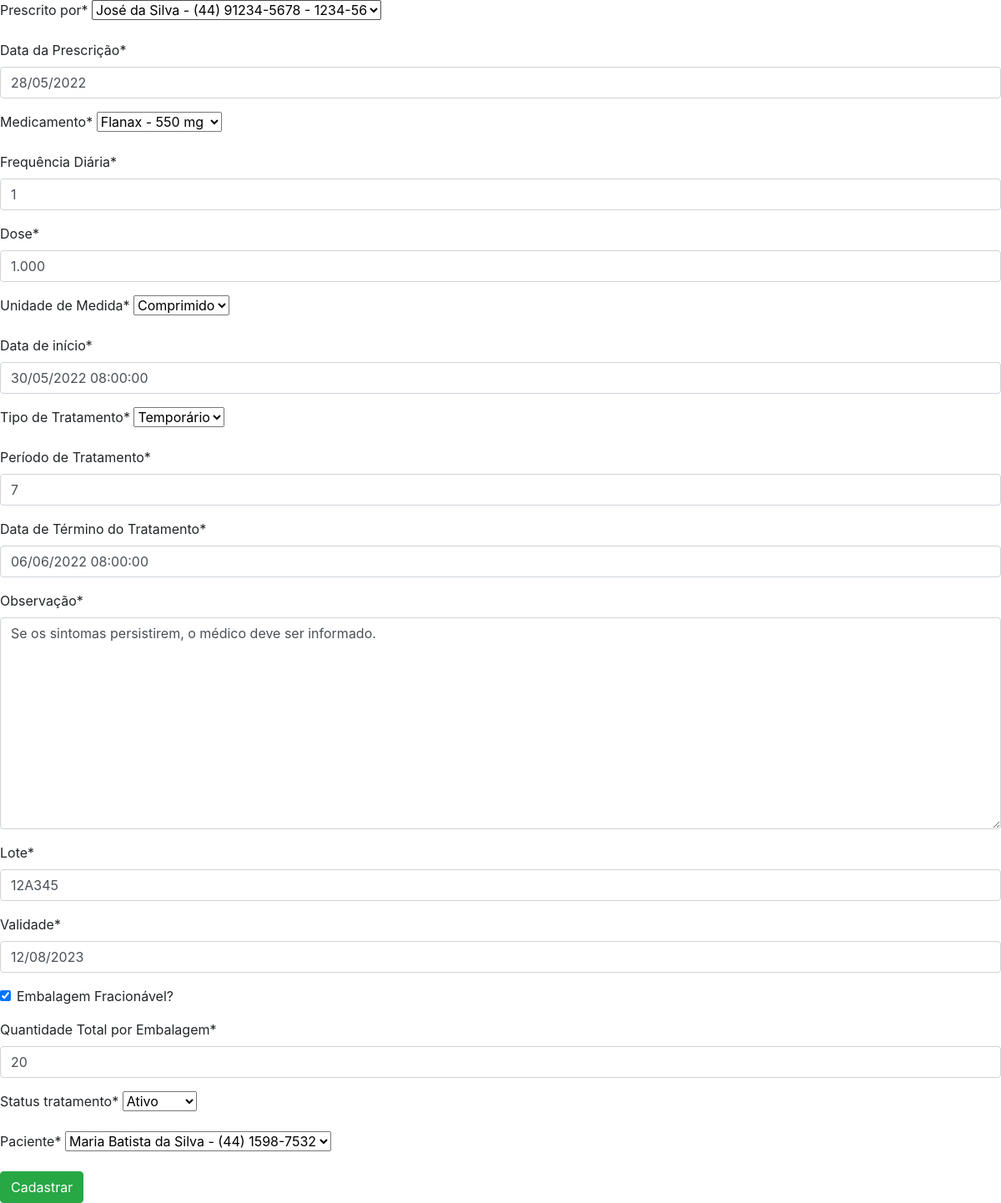
Page /atualizar/tratamento/2/ on the committed database.
### cadastros/models.py (models this page shows, shortened)
class Tratamento(models.Model):
    UNIDADE_MEDIDA = [
        ('gt', 'Gota'),
        ('ml', 'ml'),
        ('cpm', 'Comprimido'),
    ]
    TIPO_TRATAMENTO = [
        ('cont', 'Contínuo'),
        ('temp', 'Temporário')
    ]
    STATUS_TRATAMENTO = [
        ('A', 'Ativo'),
        ('I', 'Inativo')
    ]
    prescrito_por = models.ForeignKey(ProfissionalSaude, on_delete=models.PROTECT)
    data_prescricao = models.DateField(verbose_name='Data da Prescrição')
    medicamento = models.ForeignKey(Medicamento, on_delete=models.PROTECT)
    frequencia_diaria = models.IntegerField(verbose_name='Frequência Diária')
    horarios_diarios = models.CharField(max_length=255, verbose_name='Horários Diários')
    dose = models.DecimalField(max_digits=7, decimal_places=3)
    unidade_medida = models.CharField(max_length=100, verbose_name='Unidade de Medida', choices=UNIDADE_MEDIDA)
    data_inicio = models.DateTimeField(verbose_name='Data de início')
    tipo_tratamento = models.CharField(max_length=50, verbose_name='Tipo de Tratamento', choices=TIPO_TRATAMENTO)
    periodo_tratamento = models.IntegerField(verbose_name='Período de Tratamento')
    data_fim = models.DateTimeField(verbose_name='Data de Término do Tratamento')
    observacao = models.TextField(verbose_name='Observação')
    lote = models.CharField(max_length=50)
    validade = models.DateField()
    embalagem_fracionavel = models.BooleanField(verbose_name='Embalagem Fracionável?')
    quantidade_total_embalagem = models.IntegerField(verbose_name='Quantidade Total por Embalagem')
    amostra_gratis = models.BooleanField(verbose_name='Amostra Grátis')
    status_tratamento = models.CharField(max_length=50, choices=STATUS_TRATAMENTO)
    paciente = models.ForeignKey(Paciente, on_delete=models.PROTECT)
    cadastrado_em = models.DateTimeField(auto_now_add=True)
    atualizado_em = models.DateTimeField(auto_now=True)

### cadastros/views.py (the view)
# urls.py: path('atualizar/tratamento/<int:pk>/', TratamentoUpdate.as_view(), name='atualizar-tratamento'),
class TratamentoUpdate(UpdateView):
    model = Tratamento
    fields = ['prescrito_por', 'data_prescricao', 'medicamento', 'frequencia_diaria', 'dose', 'unidade_medida', 'data_inicio', 'tipo_tratamento', 'periodo_tratamento', 'data_fim', 'observacao', 'lote', 'validade', 'embalagem_fracionavel', 'quantidade_total_embalagem', 'status_tratamento', 'paciente']
    template_name = 'cadastros/formulario.html'
    success_url = reverse_lazy('listar-tratamentos')

### cadastros/models.py (called while the page is built)
    def __str__(self):
        return '{} - {}'.format(self.nome_comercial, self.concentracao)

    def __str__(self):
        return '{} - {} - {}'.format(self.nome, self.telefone, self.crc)

    def __str__(self):
        return '{} - {}'.format(self.nome, self.telefone)

### cadastros/templates/cadastros/formulario.html (shortened to what this page needs)
{% load static %}
{% load crispy_forms_tags %}
<!DOCTYPE html>
<html lang="pt-br">
<head>
    <link rel="stylesheet" href="{% static 'css/bootstrap.min.css' %}">
    <link rel="stylesheet" href="{% static 'css/font-awesome.min.css' %}">
</head>
<body>
    <form method="POST">
        {{ form|crispy }}
        <button type="submit" class="btn btn-success">
            Cadastrar
        </button>
    </form>
</body>
</html>

### rows in the picture
Tratamento: prescrito_por "José da Silva - (44) 91234-5678 - 1234-56", data_prescricao "28/05/2022", medicamento "Flanax - 550 mg", frequencia_diaria "1", dose "1.000", unidade_medida "Comprimido", data_inicio "30/05/2022 08:00:00", tipo_tratamento "Temporário", periodo_tratamento "7", data_fim "06/06/2022 08:00:00", observacao "Se os sintomas persistirem, o médico deve ser informado.", lote "12A345", validade "12/08/2023", embalagem_fracionavel "☑", quantidade_total_embalagem "20", status_tratamento "Ativo", paciente "Maria Batista da Silva - (44) 1598-7532"
